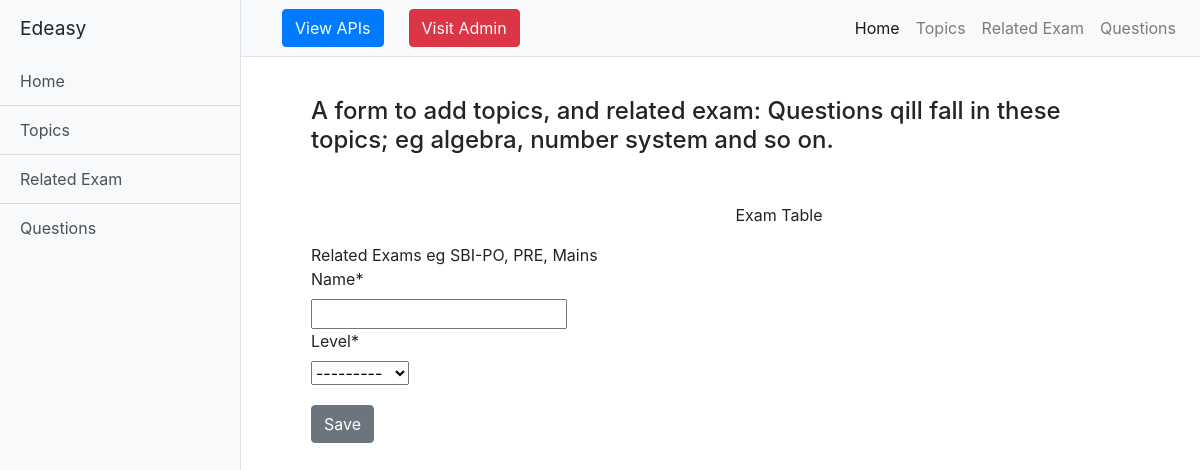
Page /ExamRel/ on the earlier database version.
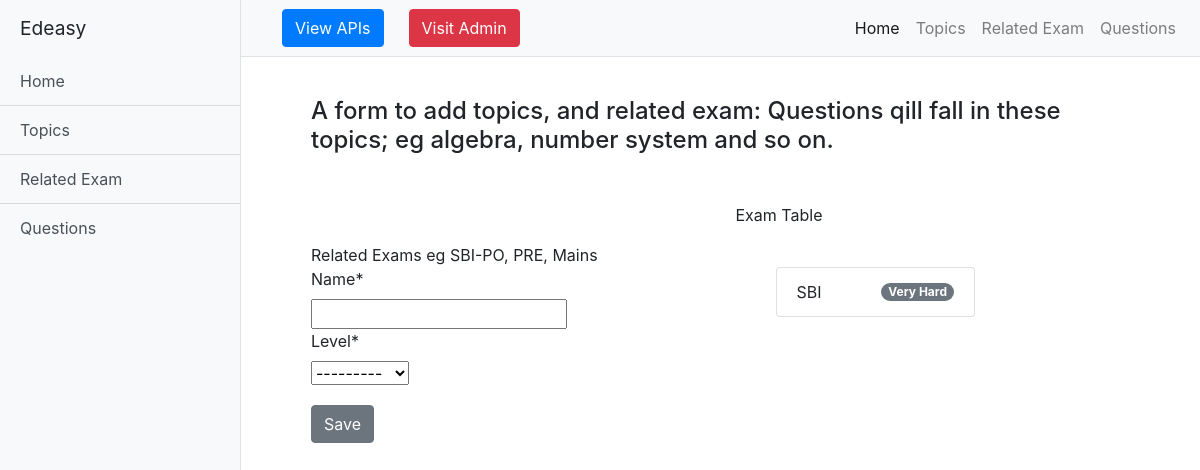
Same page on the later database version.
### questions_db/models.py (models this page shows, shortened)
class RelatedExam(models.Model):
    name = models.CharField(max_length=100)
    level = models.ForeignKey(Level,on_delete=models.CASCADE)

class Level(models.Model):
    category = models.CharField(max_length=100, unique=True)
    difficulty_index = models.IntegerField(default=5,validators=[MinValueValidator(1),
                                       MaxValueValidator(5)])
    def __str__(self):
        return self.category

### db_edeasy/mainView.py (the view, shortened to what this page needs)
# urls.py: path('ExamRel/',mainView.ExamRel.as_view(), name='ExamRel'),
class ExamRel(View):
    ExamForm = RelatedExamForm()
    def get(self, request):
        examRelated = RelatedExam.objects.all()
        context = {
            "examRelated":examRelated,
            "ExamForm":self.ExamForm,
            }
        return render(request, 'addExamRelated.html', context)

### db_edeasy/forms.py
class RelatedExamForm(forms.ModelForm):
    class Meta:
        model = RelatedExam
        fields = "__all__"

### templates/addExamRelated.html (shortened to what this page needs)
{% extends 'index.html' %}
{% load crispy_forms_tags %}
{% block content %}
<div class="container">
  <div class="row padding_extra">
    <h4>A form to add topics, and related exam: Questions qill fall in these topics; eg algebra, number system and so on.</h4>
  </div>
  <div class="row">
    <div class="col-6">
      <div class="padding_extra">
        Related Exams eg SBI-PO, PRE, Mains
        <form method="POST" class="form-group">
          {{ ExamForm|crispy }}
          <button type="submit" class="btn btn-secondary margin_top">Save</button>
        </form>
      </div>
    </div>
    <div class="col-4">
      Exam Table
      <ul class="list-group padding_extra">
        {% for exam in examRelated %}
        <li class="list-group-item d-flex justify-content-between align-items-center">
          {{ exam.name }}
          <span class="badge badge-secondary badge-pill">{{ exam.level }}</span>
        </li>
        {% endfor %}
      </ul>
    </div>
  </div>
</div>
{% endblock %}

Differences in the rows shown:
added RelatedExam: name "SBI", level "Very Hard"
